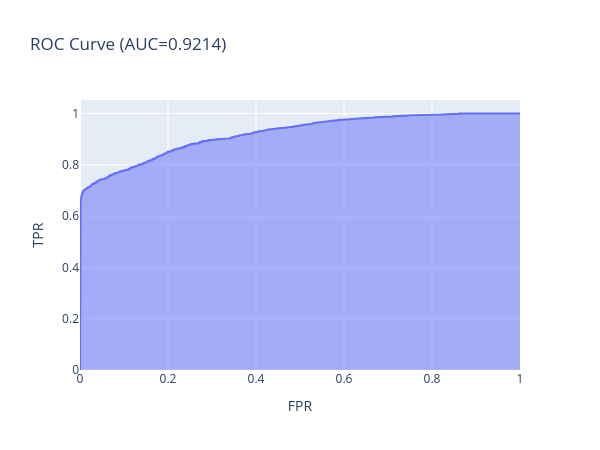
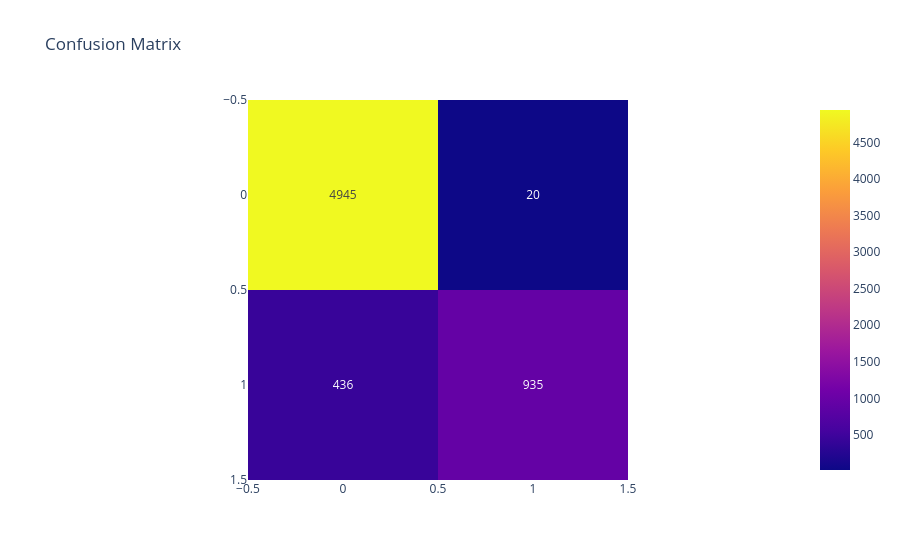

Write notebook code for charts like these, in order.
### Markdown cell above
### 📊 Interpreting Model Evaluation

#### 1. The ROC Curve (Receiver Operating Characteristic)
This curve shows the trade-off between the **True Positive Rate** (finding the defaults) and the **False Positive Rate** (mistakenly labeling a good user as a default).
*   **AUC (Area Under Curve)**: A score from 0 to 1. 
    *   **0.5**: Random guessing.
    *   **0.8+**: Good performance.
    *   **0.9+**: Excellent performance.

#### 2. The Confusion Matrix
This table breaks down exactly where the model succeeded and failed:
*   **Top-Left (TN)**: Correctly predicted "No Default".
*   **Bottom-Right (TP)**: Correctly predicted "Default".
*   **Top-Right (FP)**: **Type I Error** - Predicted "Default" but the user was actually "Good". (Unfair denial).
*   **Bottom-Left (FN)**: **Type II Error** - Predicted "Good" but the user actually "Defaulted". (**Total loss for the bank**).

### Code cell
# 1. ROC Curve with Plotly
fpr, tpr, _ = roc_curve(y_test, y_prob)
fig_roc = px.area(x=fpr, y=tpr, title=f'ROC Curve (AUC={roc_auc_score(y_test, y_prob):.4f})', 
                  labels={'x': 'False Positive Rate (FPR)', 'y': 'True Positive Rate (TPR)'},
                  width=600, height=450)
fig_roc.add_shape(type='line', line=dict(dash='dash'), x0=0, x1=1, y0=0, y1=1)
fig_roc.show()

# 2. Confusion Matrix with explicit labels
cm = confusion_matrix(y_test, y_pred)
fig_cm = px.imshow(cm, text_auto=True, title='Confusion Matrix Heatmap',
                   labels=dict(x='Predicted Status', y='Actual Status'),
                   x=['Non-Default', 'Default'],
                   y=['Non-Default', 'Default'],
                   color_continuous_scale='Blues')
fig_cm.show()

### Figure 1 — Plotly figure (JSON) as saved in the notebook; plotly's stock layout.template omitted (floating-point values rounded to 4 significant figures; data arrays with more than 128 entries replaced by an {"elided": "..."} marker saying what was removed)
{"data": [{"fillpattern": {"shape": ""}, "hovertemplate": "FPR=%{x}<br>TPR=%{y}<extra></extra>", "legendgroup": "", "line": {"color": "#636efa"}, "marker": {"symbol": "circle"}, "mode": "lines", "name": "", "orientation": "v", "showlegend": false, "stackgroup": "1", "type": "scatter", "x": {"elided": "826 float values"}, "xaxis": "x", "y": {"elided": "826 float values"}, "yaxis": "y"}], "layout": {"height": 450, "legend": {"tracegroupgap": 0}, "title": {"text": "ROC Curve (AUC=0.9214)"}, "width": 600, "xaxis": {"anchor": "y", "domain": [0, 1], "title": {"text": "FPR"}}, "yaxis": {"anchor": "x", "domain": [0, 1], "title": {"text": "TPR"}}}}

### Figure 2 — Plotly figure (JSON) as saved in the notebook; plotly's stock layout.template omitted (floating-point values rounded to 4 significant figures)
{"data": [{"coloraxis": "coloraxis", "hovertemplate": "x: %{x}<br>y: %{y}<br>color: %{z}<extra></extra>", "name": "0", "texttemplate": "%{z}", "type": "heatmap", "xaxis": "x", "yaxis": "y", "z": [[4945, 20], [436, 935]]}], "layout": {"coloraxis": {"colorscale": [[0, "#0d0887"], [0.1111, "#46039f"], [0.2222, "#7201a8"], [0.3333, "#9c179e"], [0.4444, "#bd3786"], [0.5556, "#d8576b"], [0.6667, "#ed7953"], [0.7778, "#fb9f3a"], [0.8889, "#fdca26"], [1, "#f0f921"]]}, "title": {"text": "Confusion Matrix"}, "xaxis": {"anchor": "y", "constrain": "domain", "domain": [0, 1], "scaleanchor": "y"}, "yaxis": {"anchor": "x", "autorange": "reversed", "constrain": "domain", "domain": [0, 1]}}}
